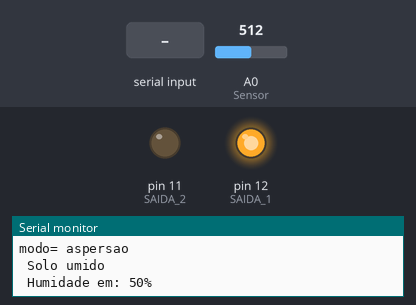
The sketch below on a simulated Arduino Uno, built with avr-gcc and run on an emulated ATmega328P. Shown: output pins drawn as LEDs (lit = HIGH), the last lines printed to the serial monitor. The test bench sets the inputs (shaded band); at power-on: A0 (Sensor) = 512.

Above: at 1.2 s.
1.3 s: A0 (Sensor) set to 534
At 2.9 s:
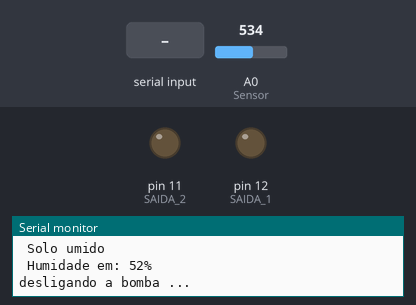
3.5 s: "G" received over Serial
6.5 s: A0 (Sensor) set to 306
At 8.2 s:
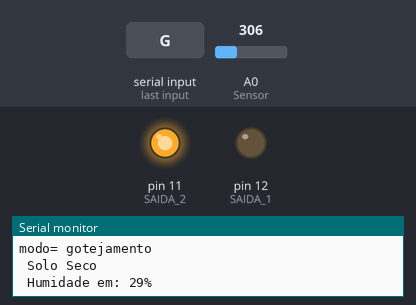
8.5 s: "D" received over Serial
At 9.8 s:
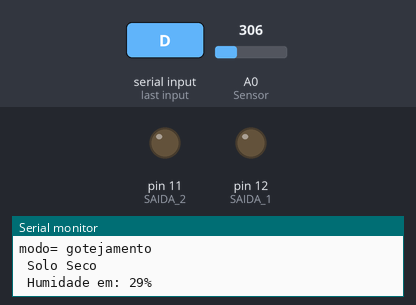
Timing chart, 0 to 11.5 s (numbered marks = the images above; inputs shaded):
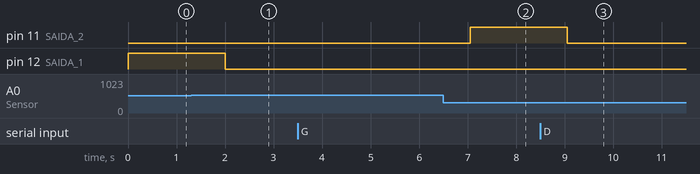

The sketch:

programa__o_final_2016.ino
```cpp
 #define SAIDA_1 12          //bomba de gotejamento ligada no pino 12
 #define SAIDA_2 11          //bomba de aspersao ligada no pino 11
 #define BOTAO 2             //0=aspersao  1 = gotejamento
 #define Sensor A0           //saida do sensor de solo
 #define BT Serial.begin(9600);


     int val;                //variavel que armazena os dados enviado pelo sensor

     int limite = 50;          //variavel do limite de operação do sensor
     int tempo=0,bomba=0,tempoatual=0,tempoinicial=0,intervalo=0;
     int botao=0;
     char rx;

 void setup()
 {

      pinMode(SAIDA_1, OUTPUT);    //define pino 12 como saida
      pinMode(SAIDA_2, OUTPUT);    //define pino 11 como saida
      pinMode(BOTAO, INPUT);       //define botão como entrada
//      SoftwareSerial Serial1(10, 11); // RX, TX
      Serial.begin(9600);
      Serial.println("inicio");
    while (!Serial) {
    /*** Aguardando o estabelecimento da conexão ***/
  }

}

 void loop()
   {

    if(Serial.available() > 0)            //comunicaçao com o bluetooth
     {

       rx = Serial.read();

          if(rx=='D') {
           digitalWrite(SAIDA_1,LOW);
           digitalWrite(SAIDA_2,LOW);
          while(Serial.read()!= 'E');
         }
           if(rx=='G') botao=1;               //comando enviados pelo aplicativo
           if(rx=='A') botao=0;

      }

      Serial.print("modo= ");

     if(botao==0)                       //acionado liga o sistema de aspersor
        {
       Serial.println("aspersao");
        }
     else if(botao==1)                  //acionado liga o sistema de gotejamento
        {
       Serial.println("gotejamento");
        }

      val = analogRead(Sensor);         //faz leitura da umidade do solo
      val = map(val, 0, 1023, 0, 100);

    //  Serial.println(val);
     // BT.println(val);

     if(val <= 30)
       {
       Serial.println(" Solo Seco ");
       Serial.print(" Humidade em: ");
       Serial.print(val);
        Serial.println("%");
       }
     else if(val <= 60)
       {
       Serial.println(" Solo umido ");
       Serial.print(" Humidade em: ");
       Serial.print(val);
       Serial.println("%");
      }
      else if(val <= 90)
        {
       Serial.println(" Super umido ");
       Serial.print(" Humidade em: ");
       Serial.print(val);
       Serial.println("%");
       }
      else if(val > 90)
      {
       Serial.println(" Submerco ");
       Serial.print(" Humidade em: ");
       Serial.print(val);
       Serial.println("%");
      }

       if(val>limite)
          {
       digitalWrite(SAIDA_1,LOW);
       digitalWrite(SAIDA_2,LOW);
          }
       if(val<=limite)

       digitalWrite(SAIDA_1,HIGH);
       digitalWrite(SAIDA_2,LOW);

       if(botao==1)
             {
        digitalWrite(SAIDA_1,LOW);
        digitalWrite(SAIDA_2,HIGH);
             }

        if(val > 50)
      {

        digitalWrite(SAIDA_1,LOW);
        digitalWrite(SAIDA_2,LOW);
        Serial.println("desligando a bomba ...");
      }

     {
         delay(1000);
   }
 }
```

Measured:
- the behaviour switches between 521 and 522 on A0 (Sensor) (found by bisection; images 0 and 1)
- after the input at 1.3 s, pin 12 (SAIDA_1): HIGH → LOW after 0.70 s
- after the input at 6.5 s, pin 11 (SAIDA_2): LOW → HIGH after 0.55 s
- after the input at 8.5 s, pin 11 (SAIDA_2): HIGH → LOW after 0.55 s
